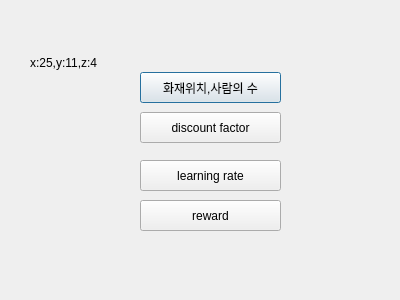
<?xml version="1.0" encoding="UTF-8"?>
<ui version="4.0">
 <class>Dialog</class>
 <widget class="QDialog" name="Dialog">
  <property name="geometry">
   <rect>
    <x>0</x>
    <y>0</y>
    <width>400</width>
    <height>300</height>
   </rect>
  </property>
  <property name="windowTitle">
   <string>Dialog</string>
  </property>
  <widget class="QPushButton" name="btn1">
   <property name="geometry">
    <rect>
     <x>140</x>
     <y>72</y>
     <width>141</width>
     <height>31</height>
    </rect>
   </property>
   <property name="text">
    <string>화재위치,사람의 수</string>
   </property>
  </widget>
  <widget class="QLabel" name="label">
   <property name="geometry">
    <rect>
     <x>30</x>
     <y>52</y>
     <width>101</width>
     <height>21</height>
    </rect>
   </property>
   <property name="text">
    <string>x:25,y:11,z:4</string>
   </property>
  </widget>
  <widget class="QPushButton" name="btn3">
   <property name="geometry">
    <rect>
     <x>140</x>
     <y>160</y>
     <width>141</width>
     <height>31</height>
    </rect>
   </property>
   <property name="text">
    <string>learning rate</string>
   </property>
  </widget>
  <widget class="QPushButton" name="btn2">
   <property name="geometry">
    <rect>
     <x>140</x>
     <y>112</y>
     <width>141</width>
     <height>31</height>
    </rect>
   </property>
   <property name="text">
    <string>discount factor</string>
   </property>
  </widget>
  <widget class="QPushButton" name="btn4">
   <property name="geometry">
    <rect>
     <x>140</x>
     <y>200</y>
     <width>141</width>
     <height>31</height>
    </rect>
   </property>
   <property name="text">
    <string>reward</string>
   </property>
  </widget>
 </widget>
 <resources/>
 <connections/>
</ui>
